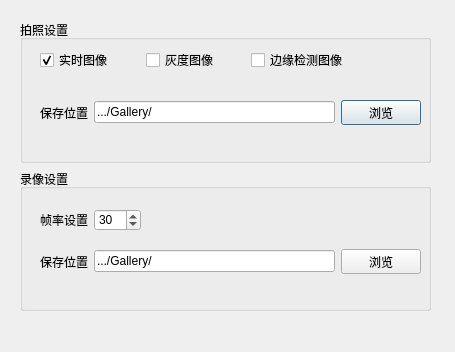
<?xml version="1.0" encoding="UTF-8"?>
<ui version="4.0">
 <class>setDialog</class>
 <widget class="QDialog" name="setDialog">
  <property name="windowModality">
   <enum>Qt::ApplicationModal</enum>
  </property>
  <property name="geometry">
   <rect>
    <x>0</x>
    <y>0</y>
    <width>455</width>
    <height>352</height>
   </rect>
  </property>
  <property name="windowTitle">
   <string>图像获取设置</string>
  </property>
  <widget class="QWidget" name="layoutWidget">
   <property name="geometry">
    <rect>
     <x>20</x>
     <y>20</y>
     <width>411</width>
     <height>291</height>
    </rect>
   </property>
   <layout class="QVBoxLayout" name="verticalLayout">
    <item>
     <widget class="QGroupBox" name="groupBox">
      <property name="title">
       <string>拍照设置</string>
      </property>
      <widget class="QWidget" name="layoutWidget">
       <property name="geometry">
        <rect>
         <x>20</x>
         <y>30</y>
         <width>311</width>
         <height>20</height>
        </rect>
       </property>
       <layout class="QHBoxLayout" name="horizontalLayout">
        <item>
         <widget class="QCheckBox" name="SaveImage">
          <property name="text">
           <string>实时图像</string>
          </property>
          <property name="checked">
           <bool>true</bool>
          </property>
         </widget>
        </item>
        <item>
         <widget class="QCheckBox" name="SaveImage_gray">
          <property name="text">
           <string>灰度图像</string>
          </property>
         </widget>
        </item>
        <item>
         <widget class="QCheckBox" name="SaveImage_edge">
          <property name="text">
           <string>边缘检测图像</string>
          </property>
         </widget>
        </item>
       </layout>
      </widget>
      <widget class="QWidget" name="layoutWidget">
       <property name="geometry">
        <rect>
         <x>20</x>
         <y>80</y>
         <width>381</width>
         <height>25</height>
        </rect>
       </property>
       <layout class="QHBoxLayout" name="horizontalLayout_2">
        <item>
         <widget class="QLabel" name="labelImage">
          <property name="text">
           <string>保存位置</string>
          </property>
         </widget>
        </item>
        <item>
         <widget class="QLineEdit" name="ImageFile">
          <property name="text">
           <string>.../Gallery/</string>
          </property>
         </widget>
        </item>
        <item>
         <widget class="QPushButton" name="ImgFileButton">
          <property name="text">
           <string>浏览</string>
          </property>
         </widget>
        </item>
       </layout>
      </widget>
     </widget>
    </item>
    <item>
     <widget class="QGroupBox" name="groupBox_2">
      <property name="title">
       <string>录像设置</string>
      </property>
      <widget class="QWidget" name="layoutWidget">
       <property name="geometry">
        <rect>
         <x>20</x>
         <y>80</y>
         <width>381</width>
         <height>25</height>
        </rect>
       </property>
       <layout class="QHBoxLayout" name="horizontalLayout_3">
        <item>
         <widget class="QLabel" name="labelVideo">
          <property name="text">
           <string>保存位置</string>
          </property>
         </widget>
        </item>
        <item>
         <widget class="QLineEdit" name="VideoFile">
          <property name="text">
           <string>.../Gallery/</string>
          </property>
         </widget>
        </item>
        <item>
         <widget class="QPushButton" name="VideoFileButton">
          <property name="text">
           <string>浏览</string>
          </property>
         </widget>
        </item>
       </layout>
      </widget>
      <widget class="QWidget" name="layoutWidget">
       <property name="geometry">
        <rect>
         <x>20</x>
         <y>40</y>
         <width>101</width>
         <height>22</height>
        </rect>
       </property>
       <layout class="QHBoxLayout" name="horizontalLayout_4">
        <item>
         <widget class="QLabel" name="labelFPS">
          <property name="text">
           <string>帧率设置</string>
          </property>
         </widget>
        </item>
        <item>
         <widget class="QSpinBox" name="FPS">
          <property name="value">
           <number>30</number>
          </property>
         </widget>
        </item>
       </layout>
      </widget>
     </widget>
    </item>
   </layout>
  </widget>
 </widget>
 <resources/>
 <connections/>
</ui>
